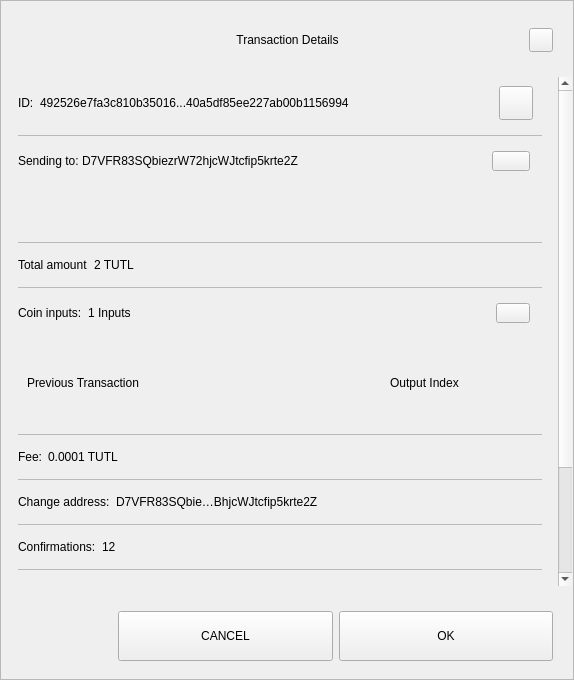
<?xml version="1.0" encoding="UTF-8"?>
<ui version="4.0">
 <class>TxDetailDialog</class>
 <widget class="QWidget" name="TxDetailDialog">
  <property name="geometry">
   <rect>
    <x>0</x>
    <y>0</y>
    <width>574</width>
    <height>680</height>
   </rect>
  </property>
  <property name="sizePolicy">
   <sizepolicy hsizetype="Preferred" vsizetype="Expanding">
    <horstretch>0</horstretch>
    <verstretch>0</verstretch>
   </sizepolicy>
  </property>
  <property name="minimumSize">
   <size>
    <width>574</width>
    <height>500</height>
   </size>
  </property>
  <property name="windowTitle">
   <string>Form</string>
  </property>
  <property name="styleSheet">
   <string notr="true"/>
  </property>
  <layout class="QVBoxLayout" name="verticalLayout_3">
   <property name="spacing">
    <number>0</number>
   </property>
   <property name="leftMargin">
    <number>0</number>
   </property>
   <property name="topMargin">
    <number>0</number>
   </property>
   <property name="rightMargin">
    <number>0</number>
   </property>
   <property name="bottomMargin">
    <number>0</number>
   </property>
   <item>
    <widget class="QFrame" name="frame">
     <property name="sizePolicy">
      <sizepolicy hsizetype="Preferred" vsizetype="Expanding">
       <horstretch>0</horstretch>
       <verstretch>0</verstretch>
      </sizepolicy>
     </property>
     <property name="styleSheet">
      <string notr="true"/>
     </property>
     <property name="frameShape">
      <enum>QFrame::StyledPanel</enum>
     </property>
     <property name="frameShadow">
      <enum>QFrame::Raised</enum>
     </property>
     <layout class="QVBoxLayout" name="verticalLayout">
      <property name="leftMargin">
       <number>0</number>
      </property>
      <property name="rightMargin">
       <number>0</number>
      </property>
      <item>
       <layout class="QHBoxLayout" name="horizontalLayout_3">
        <property name="spacing">
         <number>0</number>
        </property>
        <property name="leftMargin">
         <number>20</number>
        </property>
        <property name="topMargin">
         <number>10</number>
        </property>
        <property name="rightMargin">
         <number>20</number>
        </property>
        <item>
         <spacer name="horizontalSpacer_1">
          <property name="orientation">
           <enum>Qt::Horizontal</enum>
          </property>
          <property name="sizeHint" stdset="0">
           <size>
            <width>40</width>
            <height>20</height>
           </size>
          </property>
         </spacer>
        </item>
        <item>
         <widget class="QLabel" name="labelTitle">
          <property name="minimumSize">
           <size>
            <width>0</width>
            <height>40</height>
           </size>
          </property>
          <property name="maximumSize">
           <size>
            <width>16777215</width>
            <height>40</height>
           </size>
          </property>
          <property name="styleSheet">
           <string notr="true">padding-left:24px;</string>
          </property>
          <property name="text">
           <string>Transaction Details</string>
          </property>
          <property name="alignment">
           <set>Qt::AlignCenter</set>
          </property>
          <property name="margin">
           <number>7</number>
          </property>
         </widget>
        </item>
        <item>
         <spacer name="horizontalSpacer_2">
          <property name="orientation">
           <enum>Qt::Horizontal</enum>
          </property>
          <property name="sizeHint" stdset="0">
           <size>
            <width>40</width>
            <height>20</height>
           </size>
          </property>
         </spacer>
        </item>
        <item>
         <widget class="QPushButton" name="btnEsc">
          <property name="minimumSize">
           <size>
            <width>24</width>
            <height>24</height>
           </size>
          </property>
          <property name="maximumSize">
           <size>
            <width>24</width>
            <height>24</height>
           </size>
          </property>
          <property name="focusPolicy">
           <enum>Qt::NoFocus</enum>
          </property>
          <property name="text">
           <string/>
          </property>
         </widget>
        </item>
       </layout>
      </item>
      <item>
       <spacer name="verticalSpacer">
        <property name="orientation">
         <enum>Qt::Vertical</enum>
        </property>
        <property name="sizeType">
         <enum>QSizePolicy::Fixed</enum>
        </property>
        <property name="sizeHint" stdset="0">
         <size>
          <width>20</width>
          <height>10</height>
         </size>
        </property>
       </spacer>
      </item>
      <item>
       <widget class="QWidget" name="layoutScroll" native="true">
        <property name="minimumSize">
         <size>
          <width>0</width>
          <height>0</height>
         </size>
        </property>
        <layout class="QVBoxLayout" name="verticalLayout_4">
         <property name="leftMargin">
          <number>0</number>
         </property>
         <property name="topMargin">
          <number>0</number>
         </property>
         <property name="rightMargin">
          <number>0</number>
         </property>
         <item>
          <widget class="QScrollArea" name="scrollArea">
           <property name="styleSheet">
            <string notr="true">#scrollArea {
background:transparent;
}</string>
           </property>
           <property name="horizontalScrollBarPolicy">
            <enum>Qt::ScrollBarAlwaysOff</enum>
           </property>
           <property name="sizeAdjustPolicy">
            <enum>QAbstractScrollArea::AdjustIgnored</enum>
           </property>
           <property name="widgetResizable">
            <bool>true</bool>
           </property>
           <property name="alignment">
            <set>Qt::AlignLeading|Qt::AlignLeft|Qt::AlignTop</set>
           </property>
           <widget class="QWidget" name="scrollAreaWidgetContents">
            <property name="geometry">
             <rect>
              <x>0</x>
              <y>0</y>
              <width>556</width>
              <height>672</height>
             </rect>
            </property>
            <property name="autoFillBackground">
             <bool>false</bool>
            </property>
            <property name="styleSheet">
             <string notr="true">#scrollAreaWidgetContents {
background:transparent;
}</string>
            </property>
            <layout class="QVBoxLayout" name="verticalLayout_7">
             <property name="spacing">
              <number>0</number>
             </property>
             <property name="sizeConstraint">
              <enum>QLayout::SetDefaultConstraint</enum>
             </property>
             <property name="leftMargin">
              <number>0</number>
             </property>
             <property name="topMargin">
              <number>0</number>
             </property>
             <property name="rightMargin">
              <number>0</number>
             </property>
             <property name="bottomMargin">
              <number>0</number>
             </property>
             <item>
              <widget class="QWidget" name="content" native="true">
               <layout class="QVBoxLayout" name="verticalLayout_2">
                <property name="leftMargin">
                 <number>16</number>
                </property>
                <property name="topMargin">
                 <number>0</number>
                </property>
                <property name="rightMargin">
                 <number>16</number>
                </property>
                <item>
                 <widget class="QWidget" name="contentID" native="true">
                  <layout class="QHBoxLayout" name="horizontalLayout_12" stretch="0,1,0">
                   <property name="leftMargin">
                    <number>0</number>
                   </property>
                   <item>
                    <widget class="QLabel" name="labelId">
                     <property name="maximumSize">
                      <size>
                       <width>16777215</width>
                       <height>16777215</height>
                      </size>
                     </property>
                     <property name="text">
                      <string>ID:</string>
                     </property>
                    </widget>
                   </item>
                   <item>
                    <widget class="QLabel" name="textId">
                     <property name="text">
                      <string>492526e7fa3c810b35016...40a5df85ee227ab00b1156994</string>
                     </property>
                    </widget>
                   </item>
                   <item>
                    <widget class="QPushButton" name="pushCopy">
                     <property name="minimumSize">
                      <size>
                       <width>34</width>
                       <height>34</height>
                      </size>
                     </property>
                     <property name="maximumSize">
                      <size>
                       <width>34</width>
                       <height>34</height>
                      </size>
                     </property>
                     <property name="focusPolicy">
                      <enum>Qt::NoFocus</enum>
                     </property>
                     <property name="text">
                      <string/>
                     </property>
                     <property name="iconSize">
                      <size>
                       <width>24</width>
                       <height>24</height>
                      </size>
                     </property>
                    </widget>
                   </item>
                  </layout>
                 </widget>
                </item>
                <item>
                 <widget class="QLabel" name="labelDivider9">
                  <property name="maximumSize">
                   <size>
                    <width>16777215</width>
                    <height>1</height>
                   </size>
                  </property>
                  <property name="styleSheet">
                   <string notr="true">background-color:#bababa;</string>
                  </property>
                  <property name="text">
                   <string/>
                  </property>
                 </widget>
                </item>
                <item>
                 <widget class="QWidget" name="contentOutputs" native="true">
                  <layout class="QHBoxLayout" name="horizontalLayout_11" stretch="0,3,0">
                   <property name="spacing">
                    <number>0</number>
                   </property>
                   <property name="leftMargin">
                    <number>0</number>
                   </property>
                   <property name="rightMargin">
                    <number>12</number>
                   </property>
                   <item>
                    <widget class="QLabel" name="labelSend">
                     <property name="maximumSize">
                      <size>
                       <width>16777215</width>
                       <height>16777215</height>
                      </size>
                     </property>
                     <property name="text">
                      <string>Sending to: </string>
                     </property>
                    </widget>
                   </item>
                   <item>
                    <widget class="QLabel" name="textSend">
                     <property name="text">
                      <string>D7VFR83SQbiezrW72hjcWJtcfip5krte2Z </string>
                     </property>
                    </widget>
                   </item>
                   <item>
                    <widget class="QPushButton" name="pushOutputs">
                     <property name="minimumSize">
                      <size>
                       <width>34</width>
                       <height>20</height>
                      </size>
                     </property>
                     <property name="maximumSize">
                      <size>
                       <width>38</width>
                       <height>20</height>
                      </size>
                     </property>
                     <property name="focusPolicy">
                      <enum>Qt::NoFocus</enum>
                     </property>
                     <property name="styleSheet">
                      <string notr="true"/>
                     </property>
                     <property name="text">
                      <string/>
                     </property>
                    </widget>
                   </item>
                  </layout>
                 </widget>
                </item>
                <item>
                 <widget class="QScrollArea" name="outputsScrollArea">
                  <property name="minimumSize">
                   <size>
                    <width>0</width>
                    <height>50</height>
                   </size>
                  </property>
                  <property name="styleSheet">
                   <string notr="true">#outputsScrollArea {
background:transparent;
}</string>
                  </property>
                  <property name="widgetResizable">
                   <bool>true</bool>
                  </property>
                  <widget class="QWidget" name="container_outputs_base">
                   <property name="geometry">
                    <rect>
                     <x>0</x>
                     <y>0</y>
                     <width>522</width>
                     <height>48</height>
                    </rect>
                   </property>
                   <property name="styleSheet">
                    <string notr="true">#container_outputs_base {
background:transparent;
}</string>
                   </property>
                  </widget>
                 </widget>
                </item>
                <item>
                 <widget class="QLabel" name="labelDivider8">
                  <property name="maximumSize">
                   <size>
                    <width>16777215</width>
                    <height>1</height>
                   </size>
                  </property>
                  <property name="styleSheet">
                   <string notr="true">background-color:#bababa;</string>
                  </property>
                  <property name="text">
                   <string/>
                  </property>
                 </widget>
                </item>
                <item>
                 <widget class="QWidget" name="contentAmount" native="true">
                  <layout class="QHBoxLayout" name="horizontalLayout_4" stretch="0,1">
                   <property name="leftMargin">
                    <number>0</number>
                   </property>
                   <item>
                    <widget class="QLabel" name="labelAmount">
                     <property name="maximumSize">
                      <size>
                       <width>16777215</width>
                       <height>16777215</height>
                      </size>
                     </property>
                     <property name="text">
                      <string>Total amount</string>
                     </property>
                    </widget>
                   </item>
                   <item>
                    <widget class="QLabel" name="textAmount">
                     <property name="text">
                      <string>2 TUTL</string>
                     </property>
                    </widget>
                   </item>
                  </layout>
                 </widget>
                </item>
                <item>
                 <widget class="QLabel" name="labelDivider6">
                  <property name="maximumSize">
                   <size>
                    <width>16777215</width>
                    <height>1</height>
                   </size>
                  </property>
                  <property name="styleSheet">
                   <string notr="true">background-color:#bababa;</string>
                  </property>
                  <property name="text">
                   <string/>
                  </property>
                 </widget>
                </item>
                <item>
                 <widget class="QWidget" name="contentInputs" native="true">
                  <layout class="QHBoxLayout" name="horizontalLayout" stretch="0,2,0">
                   <property name="leftMargin">
                    <number>0</number>
                   </property>
                   <property name="rightMargin">
                    <number>12</number>
                   </property>
                   <item>
                    <widget class="QLabel" name="labelInputs">
                     <property name="sizePolicy">
                      <sizepolicy hsizetype="Minimum" vsizetype="Preferred">
                       <horstretch>0</horstretch>
                       <verstretch>0</verstretch>
                      </sizepolicy>
                     </property>
                     <property name="maximumSize">
                      <size>
                       <width>16777215</width>
                       <height>16777215</height>
                      </size>
                     </property>
                     <property name="text">
                      <string>Coin inputs:</string>
                     </property>
                    </widget>
                   </item>
                   <item>
                    <widget class="QLabel" name="textInputs">
                     <property name="text">
                      <string>1 Inputs</string>
                     </property>
                    </widget>
                   </item>
                   <item>
                    <widget class="QPushButton" name="pushInputs">
                     <property name="maximumSize">
                      <size>
                       <width>34</width>
                       <height>20</height>
                      </size>
                     </property>
                     <property name="focusPolicy">
                      <enum>Qt::NoFocus</enum>
                     </property>
                     <property name="styleSheet">
                      <string notr="true"/>
                     </property>
                     <property name="text">
                      <string/>
                     </property>
                    </widget>
                   </item>
                  </layout>
                 </widget>
                </item>
                <item>
                 <widget class="QFrame" name="gridInputs">
                  <property name="sizePolicy">
                   <sizepolicy hsizetype="Preferred" vsizetype="MinimumExpanding">
                    <horstretch>0</horstretch>
                    <verstretch>0</verstretch>
                   </sizepolicy>
                  </property>
                  <property name="minimumSize">
                   <size>
                    <width>0</width>
                    <height>90</height>
                   </size>
                  </property>
                  <layout class="QGridLayout" name="gridLayoutInput" columnstretch="5,2" rowminimumheight="0">
                   <property name="sizeConstraint">
                    <enum>QLayout::SetMaximumSize</enum>
                   </property>
                   <property name="verticalSpacing">
                    <number>0</number>
                   </property>
                   <item row="0" column="0" alignment="Qt::AlignLeft">
                    <widget class="QLabel" name="labelTitlePrevTx">
                     <property name="text">
                      <string>Previous Transaction</string>
                     </property>
                    </widget>
                   </item>
                   <item row="0" column="1" alignment="Qt::AlignLeft">
                    <widget class="QLabel" name="labelOutputIndex">
                     <property name="text">
                      <string>Output Index</string>
                     </property>
                     <property name="alignment">
                      <set>Qt::AlignCenter</set>
                     </property>
                    </widget>
                   </item>
                  </layout>
                 </widget>
                </item>
                <item>
                 <widget class="QLabel" name="labelDivider1">
                  <property name="maximumSize">
                   <size>
                    <width>16777215</width>
                    <height>1</height>
                   </size>
                  </property>
                  <property name="styleSheet">
                   <string notr="true">background-color:#bababa;</string>
                  </property>
                  <property name="text">
                   <string/>
                  </property>
                 </widget>
                </item>
                <item>
                 <widget class="QWidget" name="contentFee" native="true">
                  <layout class="QHBoxLayout" name="horizontalLayout_7" stretch="0,1">
                   <property name="leftMargin">
                    <number>0</number>
                   </property>
                   <item>
                    <widget class="QLabel" name="labelFee">
                     <property name="maximumSize">
                      <size>
                       <width>16777215</width>
                       <height>16777215</height>
                      </size>
                     </property>
                     <property name="text">
                      <string>Fee:</string>
                     </property>
                    </widget>
                   </item>
                   <item>
                    <widget class="QLabel" name="textFee">
                     <property name="text">
                      <string>0.0001 TUTL</string>
                     </property>
                    </widget>
                   </item>
                  </layout>
                 </widget>
                </item>
                <item>
                 <widget class="QLabel" name="labelDivider2">
                  <property name="maximumSize">
                   <size>
                    <width>16777215</width>
                    <height>1</height>
                   </size>
                  </property>
                  <property name="styleSheet">
                   <string notr="true">background-color:#bababa;</string>
                  </property>
                  <property name="text">
                   <string/>
                  </property>
                 </widget>
                </item>
                <item>
                 <widget class="QWidget" name="contentChangeAddress" native="true">
                  <layout class="QHBoxLayout" name="horizontalLayout_6" stretch="0,1">
                   <property name="leftMargin">
                    <number>0</number>
                   </property>
                   <item>
                    <widget class="QLabel" name="labelChange">
                     <property name="maximumSize">
                      <size>
                       <width>16777215</width>
                       <height>16777215</height>
                      </size>
                     </property>
                     <property name="text">
                      <string>Change address:</string>
                     </property>
                    </widget>
                   </item>
                   <item>
                    <widget class="QLabel" name="textChange">
                     <property name="text">
                      <string>D7VFR83SQbie…BhjcWJtcfip5krte2Z </string>
                     </property>
                    </widget>
                   </item>
                  </layout>
                 </widget>
                </item>
                <item>
                 <widget class="QLabel" name="labelDivider4">
                  <property name="maximumSize">
                   <size>
                    <width>16777215</width>
                    <height>1</height>
                   </size>
                  </property>
                  <property name="styleSheet">
                   <string notr="true">background-color:#bababa;</string>
                  </property>
                  <property name="text">
                   <string/>
                  </property>
                 </widget>
                </item>
                <item>
                 <widget class="QWidget" name="contentConfirmations" native="true">
                  <layout class="QHBoxLayout" name="horizontalLayout_8" stretch="0,1">
                   <property name="leftMargin">
                    <number>0</number>
                   </property>
                   <item>
                    <widget class="QLabel" name="labelConfirmations">
                     <property name="maximumSize">
                      <size>
                       <width>16777215</width>
                       <height>16777215</height>
                      </size>
                     </property>
                     <property name="text">
                      <string>Confirmations:</string>
                     </property>
                    </widget>
                   </item>
                   <item>
                    <widget class="QLabel" name="textConfirmations">
                     <property name="text">
                      <string>12</string>
                     </property>
                    </widget>
                   </item>
                  </layout>
                 </widget>
                </item>
                <item>
                 <widget class="QLabel" name="labelDivider7">
                  <property name="maximumSize">
                   <size>
                    <width>16777215</width>
                    <height>1</height>
                   </size>
                  </property>
                  <property name="styleSheet">
                   <string notr="true">background-color:#bababa;</string>
                  </property>
                  <property name="text">
                   <string/>
                  </property>
                 </widget>
                </item>
                <item>
                 <widget class="QWidget" name="contentSize" native="true">
                  <layout class="QHBoxLayout" name="horizontalLayout_9" stretch="0,1">
                   <property name="leftMargin">
                    <number>0</number>
                   </property>
                   <item>
                    <widget class="QLabel" name="labelSize">
                     <property name="maximumSize">
                      <size>
                       <width>16777215</width>
                       <height>16777215</height>
                      </size>
                     </property>
                     <property name="text">
                      <string>Size:</string>
                     </property>
                    </widget>
                   </item>
                   <item>
                    <widget class="QLabel" name="textSize">
                     <property name="text">
                      <string>2 kB</string>
                     </property>
                    </widget>
                   </item>
                  </layout>
                 </widget>
                </item>
                <item>
                 <widget class="QLabel" name="labelDivider3">
                  <property name="maximumSize">
                   <size>
                    <width>16777215</width>
                    <height>1</height>
                   </size>
                  </property>
                  <property name="styleSheet">
                   <string notr="true">background-color:#bababa;</string>
                  </property>
                  <property name="text">
                   <string/>
                  </property>
                 </widget>
                </item>
                <item>
                 <widget class="QWidget" name="contentDate" native="true">
                  <layout class="QHBoxLayout" name="horizontalLayout_5" stretch="0,1">
                   <property name="leftMargin">
                    <number>0</number>
                   </property>
                   <item>
                    <widget class="QLabel" name="labelDate">
                     <property name="maximumSize">
                      <size>
                       <width>16777215</width>
                       <height>16777215</height>
                      </size>
                     </property>
                     <property name="text">
                      <string>Date:</string>
                     </property>
                    </widget>
                   </item>
                   <item>
                    <widget class="QLabel" name="textDate">
                     <property name="text">
                      <string>May 25, 2017</string>
                     </property>
                    </widget>
                   </item>
                  </layout>
                 </widget>
                </item>
                <item>
                 <widget class="QLabel" name="labelDivider5">
                  <property name="maximumSize">
                   <size>
                    <width>16777215</width>
                    <height>1</height>
                   </size>
                  </property>
                  <property name="styleSheet">
                   <string notr="true">background-color:#bababa;</string>
                  </property>
                  <property name="text">
                   <string/>
                  </property>
                 </widget>
                </item>
                <item>
                 <widget class="QWidget" name="contentStatus" native="true">
                  <layout class="QHBoxLayout" name="horizontalLayout_10" stretch="0,1">
                   <property name="leftMargin">
                    <number>0</number>
                   </property>
                   <item>
                    <widget class="QLabel" name="labelStatus">
                     <property name="maximumSize">
                      <size>
                       <width>16777215</width>
                       <height>16777215</height>
                      </size>
                     </property>
                     <property name="text">
                      <string>Status:</string>
                     </property>
                    </widget>
                   </item>
                   <item>
                    <widget class="QLabel" name="textStatus">
                     <property name="text">
                      <string>Spendable</string>
                     </property>
                    </widget>
                   </item>
                  </layout>
                 </widget>
                </item>
                <item>
                 <spacer name="verticalSpacer_2">
                  <property name="orientation">
                   <enum>Qt::Vertical</enum>
                  </property>
                  <property name="sizeType">
                   <enum>QSizePolicy::Expanding</enum>
                  </property>
                  <property name="sizeHint" stdset="0">
                   <size>
                    <width>20</width>
                    <height>10</height>
                   </size>
                  </property>
                 </spacer>
                </item>
                <item>
                 <widget class="QLabel" name="labelWarning">
                  <property name="text">
                   <string>TextLabel</string>
                  </property>
                  <property name="alignment">
                   <set>Qt::AlignCenter</set>
                  </property>
                 </widget>
                </item>
               </layout>
              </widget>
             </item>
            </layout>
           </widget>
          </widget>
         </item>
        </layout>
       </widget>
      </item>
      <item>
       <widget class="QWidget" name="containerButtons" native="true">
        <layout class="QHBoxLayout" name="horizontalLayout1" stretch="1,2,2">
         <property name="leftMargin">
          <number>10</number>
         </property>
         <property name="rightMargin">
          <number>20</number>
         </property>
         <item>
          <spacer name="horizontalSpacer_3">
           <property name="orientation">
            <enum>Qt::Horizontal</enum>
           </property>
           <property name="sizeHint" stdset="0">
            <size>
             <width>40</width>
             <height>20</height>
            </size>
           </property>
          </spacer>
         </item>
         <item>
          <widget class="QPushButton" name="btnCancel">
           <property name="minimumSize">
            <size>
             <width>200</width>
             <height>50</height>
            </size>
           </property>
           <property name="focusPolicy">
            <enum>Qt::NoFocus</enum>
           </property>
           <property name="text">
            <string>CANCEL</string>
           </property>
          </widget>
         </item>
         <item>
          <widget class="QPushButton" name="btnSave">
           <property name="minimumSize">
            <size>
             <width>200</width>
             <height>50</height>
            </size>
           </property>
           <property name="focusPolicy">
            <enum>Qt::NoFocus</enum>
           </property>
           <property name="text">
            <string>OK</string>
           </property>
          </widget>
         </item>
        </layout>
       </widget>
      </item>
     </layout>
    </widget>
   </item>
  </layout>
 </widget>
 <resources/>
 <connections/>
</ui>
